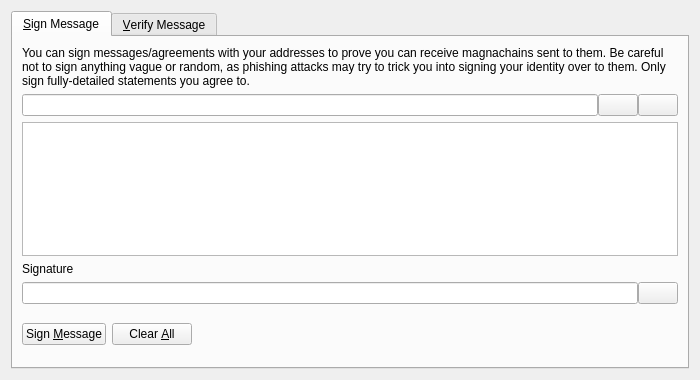
<?xml version="1.0" encoding="UTF-8"?>
<ui version="4.0">
 <class>SignVerifyMessageDialog</class>
 <widget class="QDialog" name="SignVerifyMessageDialog">
  <property name="geometry">
   <rect>
    <x>0</x>
    <y>0</y>
    <width>700</width>
    <height>380</height>
   </rect>
  </property>
  <property name="windowTitle">
   <string>Signatures - Sign / Verify a Message</string>
  </property>
  <property name="modal">
   <bool>true</bool>
  </property>
  <layout class="QVBoxLayout" name="verticalLayout">
   <item>
    <widget class="QTabWidget" name="tabWidget">
     <property name="currentIndex">
      <number>0</number>
     </property>
     <widget class="QWidget" name="tabSignMessage">
      <attribute name="title">
       <string>&amp;Sign Message</string>
      </attribute>
      <layout class="QVBoxLayout" name="verticalLayout_SM">
       <item>
        <widget class="QLabel" name="infoLabel_SM">
         <property name="text">
          <string>You can sign messages/agreements with your addresses to prove you can receive magnachains sent to them. Be careful not to sign anything vague or random, as phishing attacks may try to trick you into signing your identity over to them. Only sign fully-detailed statements you agree to.</string>
         </property>
         <property name="textFormat">
          <enum>Qt::PlainText</enum>
         </property>
         <property name="wordWrap">
          <bool>true</bool>
         </property>
        </widget>
       </item>
       <item>
        <layout class="QHBoxLayout" name="horizontalLayout_1_SM">
         <property name="spacing">
          <number>0</number>
         </property>
         <item>
          <widget class="QValidatedLineEdit" name="addressIn_SM">
           <property name="toolTip">
            <string>The CellLink address to sign the message with</string>
           </property>
          </widget>
         </item>
         <item>
          <widget class="QPushButton" name="addressBookButton_SM">
           <property name="toolTip">
            <string>Choose previously used address</string>
           </property>
           <property name="text">
            <string/>
           </property>
           <property name="icon">
            <iconset resource="../magnachain.qrc">
             <normaloff>:/icons/address-book</normaloff>:/icons/address-book</iconset>
           </property>
           <property name="shortcut">
            <string>Alt+A</string>
           </property>
           <property name="autoDefault">
            <bool>false</bool>
           </property>
          </widget>
         </item>
         <item>
          <widget class="QPushButton" name="pasteButton_SM">
           <property name="toolTip">
            <string>Paste address from clipboard</string>
           </property>
           <property name="text">
            <string/>
           </property>
           <property name="icon">
            <iconset resource="../magnachain.qrc">
             <normaloff>:/icons/editpaste</normaloff>:/icons/editpaste</iconset>
           </property>
           <property name="shortcut">
            <string>Alt+P</string>
           </property>
           <property name="autoDefault">
            <bool>false</bool>
           </property>
          </widget>
         </item>
        </layout>
       </item>
       <item>
        <widget class="QPlainTextEdit" name="messageIn_SM">
         <property name="toolTip">
          <string>Enter the message you want to sign here</string>
         </property>
        </widget>
       </item>
       <item>
        <widget class="QLabel" name="signatureLabel_SM">
         <property name="text">
          <string>Signature</string>
         </property>
         <property name="textFormat">
          <enum>Qt::PlainText</enum>
         </property>
        </widget>
       </item>
       <item>
        <layout class="QHBoxLayout" name="horizontalLayout_2_SM">
         <property name="spacing">
          <number>0</number>
         </property>
         <item>
          <widget class="QLineEdit" name="signatureOut_SM">
           <property name="font">
            <font>
             <italic>true</italic>
            </font>
           </property>
           <property name="readOnly">
            <bool>true</bool>
           </property>
          </widget>
         </item>
         <item>
          <widget class="QPushButton" name="copySignatureButton_SM">
           <property name="toolTip">
            <string>Copy the current signature to the system clipboard</string>
           </property>
           <property name="text">
            <string/>
           </property>
           <property name="icon">
            <iconset resource="../magnachain.qrc">
             <normaloff>:/icons/editcopy</normaloff>:/icons/editcopy</iconset>
           </property>
           <property name="autoDefault">
            <bool>false</bool>
           </property>
          </widget>
         </item>
        </layout>
       </item>
       <item>
        <layout class="QHBoxLayout" name="horizontalLayout_3_SM">
         <item>
          <widget class="QPushButton" name="signMessageButton_SM">
           <property name="toolTip">
            <string>Sign the message to prove you own this CellLink address</string>
           </property>
           <property name="text">
            <string>Sign &amp;Message</string>
           </property>
           <property name="icon">
            <iconset resource="../magnachain.qrc">
             <normaloff>:/icons/edit</normaloff>:/icons/edit</iconset>
           </property>
           <property name="autoDefault">
            <bool>false</bool>
           </property>
          </widget>
         </item>
         <item>
          <widget class="QPushButton" name="clearButton_SM">
           <property name="toolTip">
            <string>Reset all sign message fields</string>
           </property>
           <property name="text">
            <string>Clear &amp;All</string>
           </property>
           <property name="icon">
            <iconset resource="../magnachain.qrc">
             <normaloff>:/icons/remove</normaloff>:/icons/remove</iconset>
           </property>
           <property name="autoDefault">
            <bool>false</bool>
           </property>
          </widget>
         </item>
         <item>
          <spacer name="horizontalSpacer_1_SM">
           <property name="orientation">
            <enum>Qt::Horizontal</enum>
           </property>
           <property name="sizeHint" stdset="0">
            <size>
             <width>40</width>
             <height>48</height>
            </size>
           </property>
          </spacer>
         </item>
         <item>
          <widget class="QLabel" name="statusLabel_SM">
           <property name="font">
            <font>
             <weight>75</weight>
             <bold>true</bold>
            </font>
           </property>
           <property name="text">
            <string/>
           </property>
           <property name="wordWrap">
            <bool>true</bool>
           </property>
          </widget>
         </item>
         <item>
          <spacer name="horizontalSpacer_2_SM">
           <property name="orientation">
            <enum>Qt::Horizontal</enum>
           </property>
           <property name="sizeHint" stdset="0">
            <size>
             <width>40</width>
             <height>48</height>
            </size>
           </property>
          </spacer>
         </item>
        </layout>
       </item>
      </layout>
     </widget>
     <widget class="QWidget" name="tabVerifyMessage">
      <attribute name="title">
       <string>&amp;Verify Message</string>
      </attribute>
      <layout class="QVBoxLayout" name="verticalLayout_VM">
       <item>
        <widget class="QLabel" name="infoLabel_VM">
         <property name="text">
          <string>Enter the receiver's address, message (ensure you copy line breaks, spaces, tabs, etc. exactly) and signature below to verify the message. Be careful not to read more into the signature than what is in the signed message itself, to avoid being tricked by a man-in-the-middle attack. Note that this only proves the signing party receives with the address, it cannot prove sendership of any transaction!</string>
         </property>
         <property name="textFormat">
          <enum>Qt::PlainText</enum>
         </property>
         <property name="alignment">
          <set>Qt::AlignLeading|Qt::AlignLeft|Qt::AlignTop</set>
         </property>
         <property name="wordWrap">
          <bool>true</bool>
         </property>
        </widget>
       </item>
       <item>
        <layout class="QHBoxLayout" name="horizontalLayout_1_VM">
         <property name="spacing">
          <number>0</number>
         </property>
         <item>
          <widget class="QValidatedLineEdit" name="addressIn_VM">
           <property name="toolTip">
            <string>The CellLink address the message was signed with</string>
           </property>
          </widget>
         </item>
         <item>
          <widget class="QPushButton" name="addressBookButton_VM">
           <property name="toolTip">
            <string>Choose previously used address</string>
           </property>
           <property name="text">
            <string/>
           </property>
           <property name="icon">
            <iconset resource="../magnachain.qrc">
             <normaloff>:/icons/address-book</normaloff>:/icons/address-book</iconset>
           </property>
           <property name="shortcut">
            <string>Alt+A</string>
           </property>
           <property name="autoDefault">
            <bool>false</bool>
           </property>
          </widget>
         </item>
        </layout>
       </item>
       <item>
        <widget class="QPlainTextEdit" name="messageIn_VM"/>
       </item>
       <item>
        <widget class="QValidatedLineEdit" name="signatureIn_VM"/>
       </item>
       <item>
        <layout class="QHBoxLayout" name="horizontalLayout_2_VM">
         <item>
          <widget class="QPushButton" name="verifyMessageButton_VM">
           <property name="toolTip">
            <string>Verify the message to ensure it was signed with the specified CellLink address</string>
           </property>
           <property name="text">
            <string>Verify &amp;Message</string>
           </property>
           <property name="icon">
            <iconset resource="../magnachain.qrc">
             <normaloff>:/icons/transaction_0</normaloff>:/icons/transaction_0</iconset>
           </property>
           <property name="autoDefault">
            <bool>false</bool>
           </property>
          </widget>
         </item>
         <item>
          <widget class="QPushButton" name="clearButton_VM">
           <property name="toolTip">
            <string>Reset all verify message fields</string>
           </property>
           <property name="text">
            <string>Clear &amp;All</string>
           </property>
           <property name="icon">
            <iconset resource="../magnachain.qrc">
             <normaloff>:/icons/remove</normaloff>:/icons/remove</iconset>
           </property>
           <property name="autoDefault">
            <bool>false</bool>
           </property>
          </widget>
         </item>
         <item>
          <spacer name="horizontalSpacer_1_VM">
           <property name="orientation">
            <enum>Qt::Horizontal</enum>
           </property>
           <property name="sizeHint" stdset="0">
            <size>
             <width>40</width>
             <height>48</height>
            </size>
           </property>
          </spacer>
         </item>
         <item>
          <widget class="QLabel" name="statusLabel_VM">
           <property name="font">
            <font>
             <weight>75</weight>
             <bold>true</bold>
            </font>
           </property>
           <property name="text">
            <string/>
           </property>
           <property name="wordWrap">
            <bool>true</bool>
           </property>
          </widget>
         </item>
         <item>
          <spacer name="horizontalSpacer_2_VM">
           <property name="orientation">
            <enum>Qt::Horizontal</enum>
           </property>
           <property name="sizeHint" stdset="0">
            <size>
             <width>40</width>
             <height>48</height>
            </size>
           </property>
          </spacer>
         </item>
        </layout>
       </item>
      </layout>
     </widget>
    </widget>
   </item>
  </layout>
 </widget>
 <customwidgets>
  <customwidget>
   <class>QValidatedLineEdit</class>
   <extends>QLineEdit</extends>
   <header>qvalidatedlineedit.h</header>
  </customwidget>
 </customwidgets>
 <resources>
  <include location="../magnachain.qrc"/>
 </resources>
 <connections/>
</ui>
